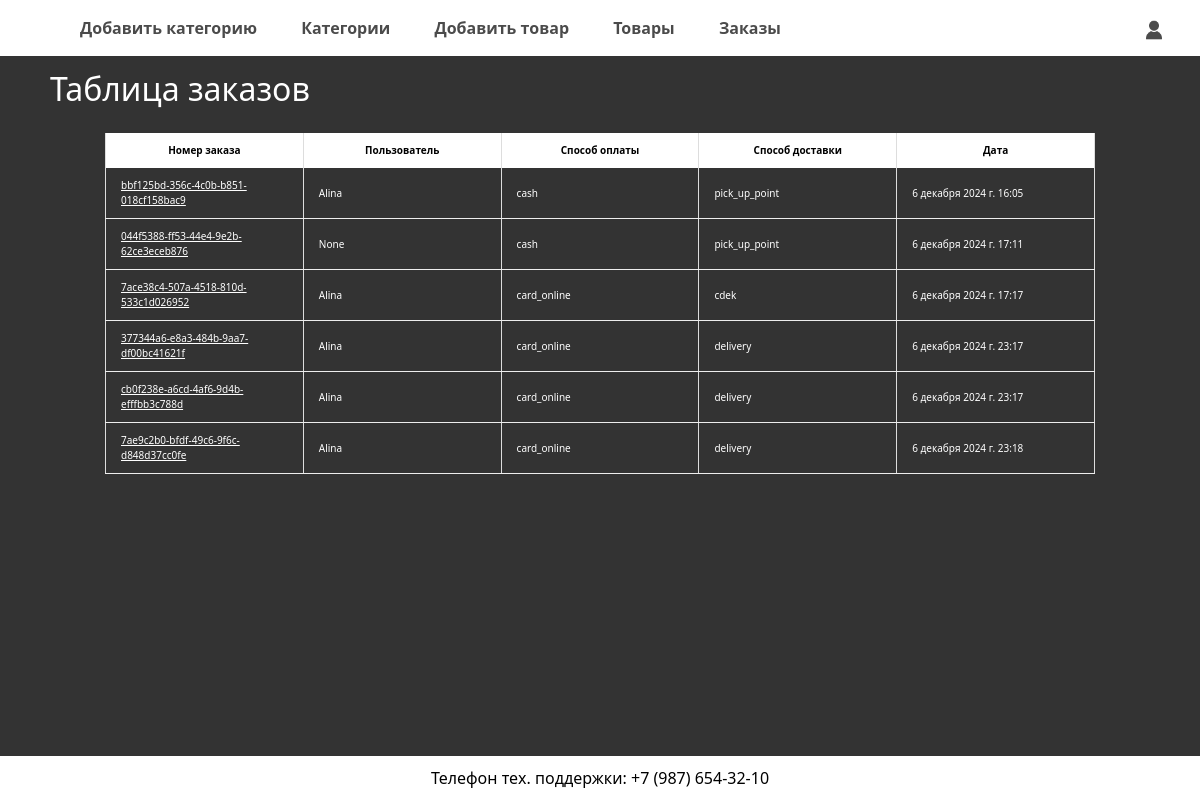
The app's page /staff/orders/ (signed in) with its own data.
### orders/models.py (models this page shows, shortened)
class Order(models.Model):
    number = models.CharField(primary_key=True, unique=True, max_length=256, editable=False)
    user = models.ForeignKey(User, on_delete=models.CASCADE, editable=False, null=True)
    cart = models.OneToOneField(CartUser, on_delete=models.SET_NULL, editable=False, null=True)
    status = models.CharField(max_length=50, default='в обработке')
    payment = models.CharField(max_length=50, default='картой')
    delivery = models.CharField(max_length=50, default='самовывоз из магазина')
    address = models.TextField(null=True)
    created_at = models.DateTimeField(auto_now_add=True, editable=False)
    name = models.CharField(max_length=50, null=True)
    last_name = models.CharField(max_length=50, null=True)
    email = models.EmailField(null=True)
    phone = models.CharField(max_length=20, null=True)

### users/models.py (models this page shows)
class CustomUser(AbstractUser):
    phone = models.CharField(max_length=20, verbose_name="Телефон")
    city = models.CharField(max_length=100, verbose_name="Город")
    image = models.ImageField(upload_to="users/", blank=True, null=True, verbose_name="Изображение")

### orders/views.py (the view)
# urls.py: path('staff/orders/', all_order_list, name="admin_all_orders"),
def all_order_list(request):
    admin = user.objects.get(username='staff')
    if request.user != admin:
        raise PermissionError
    print(type(admin))
    orders = Order.objects.all()
    context = {"orders": orders}
    return render(request, template_name='shop/admin/orders.html', context=context)

### cart/context_processors.py (called while the page is built)
def cart(request):
    if request.user.id:
        return {'cart': ProductCartUser(request)}
    return {'cart': Cart(request)}

### orders/context_processors.py (called while the page is built)
def quick_order_form(request):
    return {'quick_order_form': QuickOrderForm()}

### shop/templates/shop/admin/orders.html (shortened to what this page needs)
{% extends 'base_admin.html' %}
{% load static %}
{% block content %}
<h2 class="book_h2">Таблица заказов</h2>
<div class="cart-detail" style="max-height: 500px;">
<table>
  <thead >
    <tr>
      <th class="order-header" style="color: black; background-color: white">Номер заказа</th>
      <th class="order-header" style="color: black; background-color: white">Пользователь</th>
      <th class="order-header" style="color: black; background-color: white">Способ оплаты</th>
      <th class="order-header" style="color: black; background-color: white">Способ доставки</th>
      <th class="order-header" style="color: black; background-color: white">Дата</th>
    </tr>
  </thead>
  <tbody>
    {% for order in orders %}
    <tr>
      <td class="order-number">
        <a href="{% url 'order_detail' order.number %}" style="color: white;">{{ order.number }}</a>
      </td>
      <td class="order-delivery">{{ order.user }}</td>
      <td class="order-payment">{{ order.payment }}</td>
      <td class="order-delivery">{{ order.delivery }}</td>
      <td class="order-date">{{ order.created_at }}</td>
    </tr>
    {% endfor %}
  </tbody>
</table>
</div>
{% endblock content %}

### static/css/styles.css (style rules this page uses)
* { box-sizing: border-box; margin: 0; padding: 0; }
body { font-family: Arial, sans-serif; background-color: #e2e1e1; min-height: 100%; margin-top: 50px; }
.book_h2 { margin-right: 20px; }
.cart-detail table td { padding-bottom: 5px; }
.cart-detail { width: 90%; margin: 0 auto; max-height: 300px; overflow-x: auto; overflow-y: auto; margin-top: 25px; margin-bottom: 20px; }
.cart-detail table { width: 100%; table-layout: fixed; border: none; min-width: 420px; }
.cart-detail thead th { font-weight: bold; text-align: center; border: none; padding: 10px 15px; background: #d8d8d8; font-size: 13px; border-left: 1px solid #ddd; border-right: 1px solid #ddd; }
.cart-detail tbody td { text-align: left; border-left: 1px solid #ddd; border-right: 1px solid #ddd; padding: 10px 15px; font-size: 13px; vertical-align: center; border-bottom: 1px solid #eee; }
@media screen and (max-width: 1250px) { .cart-detail thead th { font-size: 10px; } }
@media screen and (max-width: 1250px) { .cart-detail tbody td { font-size: 10px; } }

### records on screen
Order: number "bbf125bd-356c-4c0b-b851-018cf158bac9", user "Alina", payment "cash", delivery "pick_up_point", created_at "6 декабря 2024 г. 16:05"
Order: number "044f5388-ff53-44e4-9e2b-62ce3eceb876", user "None", payment "cash", delivery "pick_up_point", created_at "6 декабря 2024 г. 17:11"
Order: number "7ace38c4-507a-4518-810d-533c1d026952", user "Alina", payment "card_online", delivery "cdek", created_at "6 декабря 2024 г. 17:17"
Order: number "377344a6-e8a3-484b-9aa7-df00bc41621f", user "Alina", payment "card_online", delivery "delivery", created_at "6 декабря 2024 г. 23:17"
Order: number "cb0f238e-a6cd-4af6-9d4b-efffbb3c788d", user "Alina", payment "card_online", delivery "delivery", created_at "6 декабря 2024 г. 23:17"
Order: number "7ae9c2b0-bfdf-49c6-9f6c-d848d37cc0fe", user "Alina", payment "card_online", delivery "delivery", created_at "6 декабря 2024 г. 23:18"
